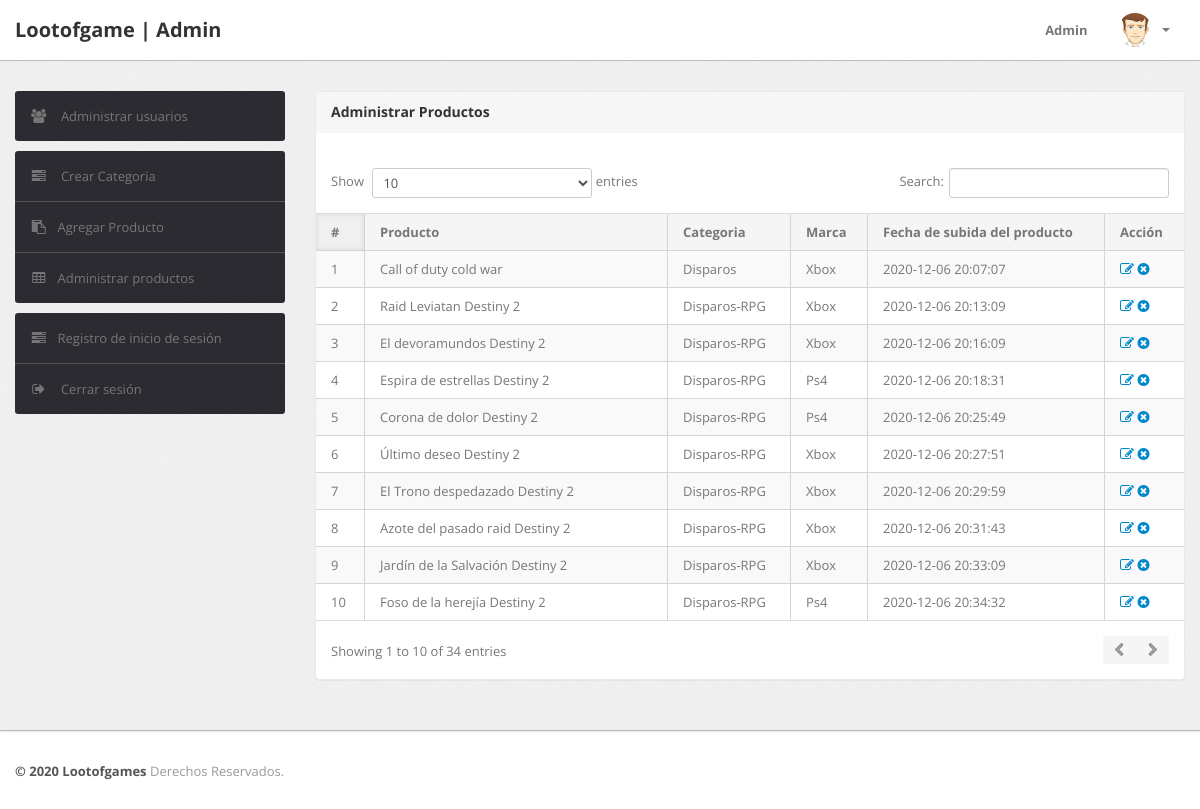
/admin/manage-products.php (signed in), run on the app's committed database.
### tables this page shows
CREATE TABLE `productos` (
  `id` int(11) NOT NULL,
  `category` int(11) NOT NULL,
  `productName` varchar(255) DEFAULT NULL,
  `productCompany` varchar(255) DEFAULT NULL,
  `productPrice` int(11) DEFAULT NULL,
  `productPriceBeforeDiscount` int(11) DEFAULT NULL,
  `productDescription` longtext DEFAULT NULL,
  `productImage1` varchar(255) DEFAULT NULL,
  `productImage2` varchar(255) DEFAULT NULL,
  `productImage3` varchar(255) DEFAULT NULL,
  `shippingCharge` int(11) DEFAULT NULL,
  `productAvailability` varchar(255) DEFAULT NULL,
  `postingDate` timestamp NULL DEFAULT current_timestamp(),
  `updationDate` varchar(255) DEFAULT NULL
);

CREATE TABLE `categoria` (
  `id` int(11) NOT NULL,
  `categoryName` varchar(255) DEFAULT NULL,
  `categoryDescription` longtext DEFAULT NULL,
  `creationDate` timestamp NOT NULL DEFAULT current_timestamp(),
  `updationDate` varchar(255) DEFAULT NULL
);

### admin/manage-products.php (the view, shortened to what this page needs)
<?php
include('include/config.php');
if(strlen($_SESSION['alogin'])==0)
	{
header('location:index.php');
}
else{
?>
<!DOCTYPE html>
<html lang="es">
<head>
	<link type="text/css" href="bootstrap/css/bootstrap.min.css" rel="stylesheet">
	<link type="text/css" href="bootstrap/css/bootstrap-responsive.min.css" rel="stylesheet">
	<link type="text/css" href="css/theme.css" rel="stylesheet">
	<link type="text/css" href="images/icons/css/font-awesome.css" rel="stylesheet">
</head>
<body>
<?php include('include/header.php');?>
	<div class="wrapper">
		<div class="container">
			<div class="row">
<?php include('include/sidebar.php');?>
			<div class="span9">
					<div class="content">
	<div class="module">
							<div class="module-head">
								<h3>Administrar Productos</h3>
							</div>
							<div class="module-body table">
									<br />
								<table cellpadding="0" cellspacing="0" border="0" class="datatable-1 table table-bordered table-striped	 display" width="100%">
									<thead>
										<tr>
											<th>#</th>
											<th>Producto</th>
											<th>Categoria</th>
											<th>Marca</th>
											<th>Fecha de subida del producto</th>
											<th>Acción</th>
										</tr>
									</thead>
									<tbody>
<?php $query=mysqli_query($con,"select productos.*,categoria.categoryName from productos join categoria on categoria.id=productos.category");
$cnt=1;
while($row=mysqli_fetch_array($query))
{
?>
										<tr>
											<td><?php echo htmlentities($cnt);?></td>
											<td><?php echo htmlentities($row['productName']);?></td>
											<td><?php echo htmlentities($row['categoryName']);?></td>
											<td><?php echo htmlentities($row['productCompany']);?></td>
											<td><?php echo htmlentities($row['postingDate']);?></td>
											<td>
											<a href="edit-products.php?id=<?php echo $row['id']?>" ><i class="icon-edit"></i></a>
											<a href="manage-products.php?id=<?php echo $row['id']?>&del=delete" onClick="return confirm('¿Estas seguro de eliminar el producto?')"><i class="icon-remove-sign"></i></a></td>
										</tr>
										<?php $cnt=$cnt+1; } ?>
								</table>
							</div>
						</div>
					</div>
				</div>
			</div>
		</div>
	</div>
<?php include('include/footer.php');?>
</body>
<?php } ?>

### data on the page
productos: productName "Call of duty cold war", categoria.categoryName "Disparos", productCompany "Xbox", postingDate "2020-12-06 20:07:07"
productos: productName "Raid Leviatan Destiny 2", categoria.categoryName "Disparos-RPG", productCompany "Xbox", postingDate "2020-12-06 20:13:09"
productos: productName "El devoramundos Destiny 2", categoria.categoryName "Disparos-RPG", productCompany "Xbox", postingDate "2020-12-06 20:16:09"
productos: productName "Espira de estrellas Destiny 2", categoria.categoryName "Disparos-RPG", productCompany "Ps4", postingDate "2020-12-06 20:18:31"
productos: productName "Corona de dolor Destiny 2", categoria.categoryName "Disparos-RPG", productCompany "Ps4", postingDate "2020-12-06 20:25:49"
productos: productName "Último deseo Destiny 2", categoria.categoryName "Disparos-RPG", productCompany "Xbox", postingDate "2020-12-06 20:27:51"
productos: productName "El Trono despedazado Destiny 2", categoria.categoryName "Disparos-RPG", productCompany "Xbox", postingDate "2020-12-06 20:29:59"
productos: productName "Azote del pasado raid Destiny 2", categoria.categoryName "Disparos-RPG", productCompany "Xbox", postingDate "2020-12-06 20:31:43"
productos: productName "Jardín de la Salvación Destiny 2", categoria.categoryName "Disparos-RPG", productCompany "Xbox", postingDate "2020-12-06 20:33:09"
productos: productName "Foso de la herejía Destiny 2", categoria.categoryName "Disparos-RPG", productCompany "Ps4", postingDate "2020-12-06 20:34:32"
